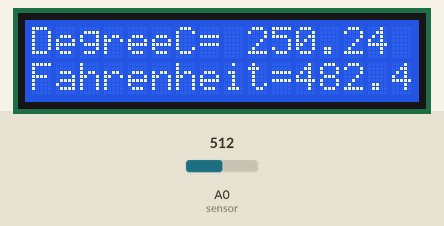
Recording of a sketch running on a simulated Arduino Uno, built with avr-gcc and run on an emulated ATmega328P. On the bench: 16×2 character LCD. The inputs (shaded band) are chosen by the test bench; at power-on: A0 (sensor) = 512.

Above: at 1.7 s.
1.8 s: A0 (sensor) set to 716
At 3.3 s:
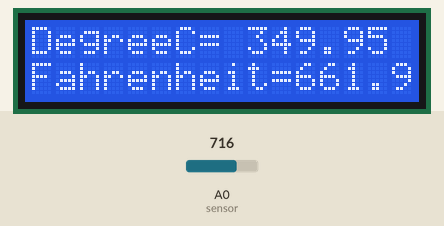
4.0 s: A0 (sensor) set to 900
At 5.2 s:
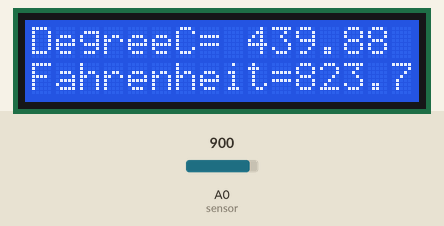
6.0 s: A0 (sensor) set to 1023
At 7.2 s:
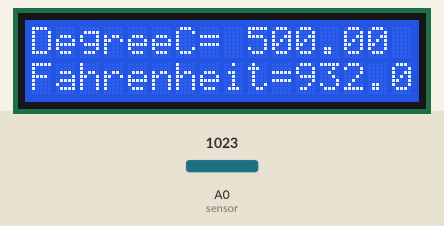
Timing chart, 0 to 9.0 s (numbered marks = the images above; inputs shaded):
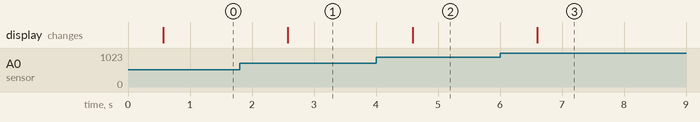

The sketch:

lm35.ino
```cpp
#include<LiquidCrystal.h>
const int rs = 2, en = 4, d4 = 11 , d5 = 10, d6 = 9, d7 = 8;
LiquidCrystal lcd(rs, en, d4, d5, d6, d7);
const int sensor=A0; // Assigning analog pin A1 to variable 'sensor'
float tempc;  //variable to store temperature in degree Celsius
float tempf;  //variable to store temperature in Fahreinheit
float vout;  //temporary variable to hold sensor reading
void setup()
{
pinMode(sensor,INPUT); // Configuring pin A1 as input
Serial.begin(9600);
lcd.begin(16,2);
  delay(500);
}
void loop()
{
vout=analogRead(sensor);
vout=(vout*500)/1023;
tempc=vout; // Storing value in Degree Celsius
tempf=(vout*1.8)+32; // Converting to Fahrenheit
lcd.setCursor(0,0);
lcd.print("DegreeC= ");
lcd.print(tempc);
lcd.setCursor(0,1);
lcd.print("Fahrenheit=");
lcd.print(tempf);
delay(1000); //Delay of 1 second for ease of viewing in serial monitor
}
```

Measured:
- after the input at 1.8 s, the display: changes after 0.78 s (image 1)
- after the input at 4.0 s, the display: changes after 0.59 s (image 2)
- after the input at 6.0 s, the display: changes after 0.60 s (image 3)
